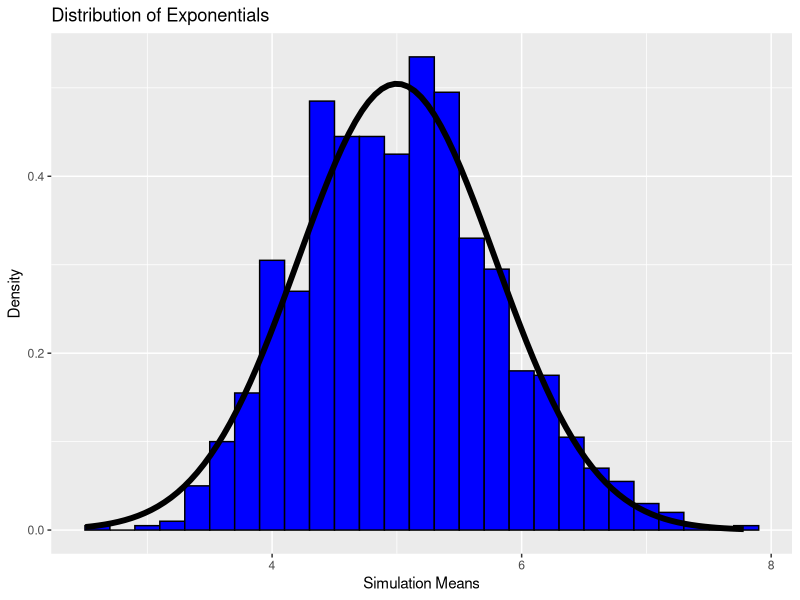

Reproduce this figure in R.
## ---- chunk 1
knitr::opts_chunk$set(echo = TRUE)
## ---- chunk 2
set.seed(143)
lambda <- 0.2
nexp <- 40

average <- NULL
for(i in 1:1000)
    average <- c(average, mean(rexp(nexp, lambda)))

## ---- chunk 3
lambda ^ -1

## ---- chunk 4
mean(average)

## ---- chunk 5
(lambda * sqrt(nexp)) ^ -2

## ---- chunk 6
var(average)

## ---- chunk 7
library(ggplot2)
g <- ggplot(data.frame(column = average), aes(x = column))
g <- g + geom_histogram(aes(y = ..density..), binwidth = 0.2, fill = 'blue', color = 'black')
g <- g + stat_function(fun = dnorm, args = list(mean = lambda^-1, sd=(lambda*sqrt(nexp))^-1), size=2)
g <- g + labs(title = "Distribution of Exponentials", x = "Simulation Means", y = "Density")
g

